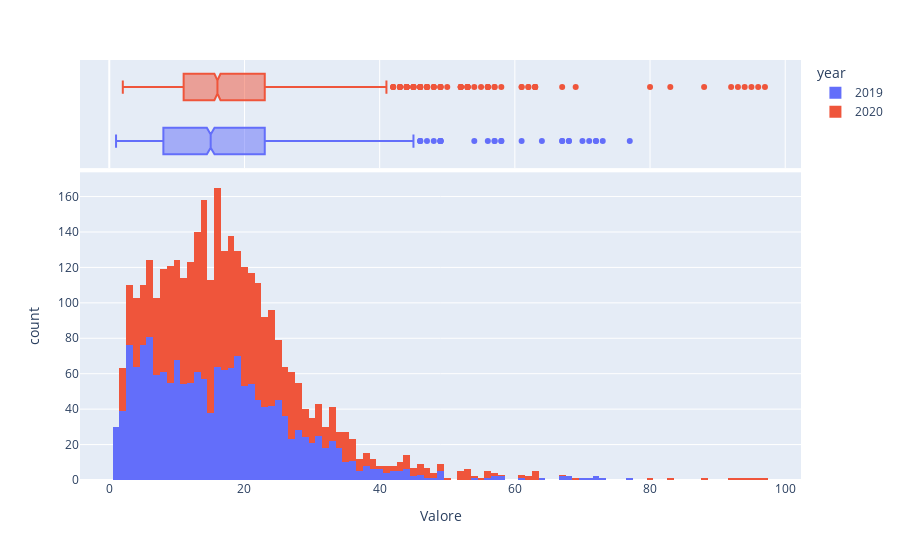

The notebook cell saved with this chart:
### Code cell
fig = px.histogram(d1920, x="Valore", color="year", marginal="box")
# fig.update_traces(quartilemethod="exclusive") # or "inclusive", or "linear" by default
fig.show()

### Figure 1 — Plotly figure (JSON) as saved in the notebook; plotly's stock layout.template omitted (floating-point values rounded to 4 significant figures; data arrays with more than 128 entries replaced by an {"elided": "..."} marker saying what was removed)
{"data": [{"alignmentgroup": "True", "bingroup": "x", "hovertemplate": "year=2019<br>Valore=%{x}<br>count=%{y}<extra></extra>", "legendgroup": "2019", "marker": {"color": "#636efa", "pattern": {"shape": ""}}, "name": "2019", "offsetgroup": "2019", "orientation": "v", "showlegend": true, "type": "histogram", "x": {"elided": "1724 int values"}, "xaxis": "x", "yaxis": "y"}, {"alignmentgroup": "True", "hovertemplate": "year=2019<br>Valore=%{x}<extra></extra>", "legendgroup": "2019", "marker": {"color": "#636efa"}, "name": "2019", "notched": true, "offsetgroup": "2019", "showlegend": false, "type": "box", "x": {"elided": "1724 int values"}, "xaxis": "x2", "yaxis": "y2"}, {"alignmentgroup": "True", "bingroup": "x", "hovertemplate": "year=2020<br>Valore=%{x}<br>count=%{y}<extra></extra>", "legendgroup": "2020", "marker": {"color": "#EF553B", "pattern": {"shape": ""}}, "name": "2020", "offsetgroup": "2020", "orientation": "v", "showlegend": true, "type": "histogram", "x": {"elided": "1735 int values"}, "xaxis": "x", "yaxis": "y"}, {"alignmentgroup": "True", "hovertemplate": "year=2020<br>Valore=%{x}<extra></extra>", "legendgroup": "2020", "marker": {"color": "#EF553B"}, "name": "2020", "notched": true, "offsetgroup": "2020", "showlegend": false, "type": "box", "x": {"elided": "1735 int values"}, "xaxis": "x2", "yaxis": "y2"}], "layout": {"barmode": "relative", "legend": {"title": {"text": "year"}, "tracegroupgap": 0}, "margin": {"t": 60}, "xaxis": {"anchor": "y", "domain": [0, 1], "title": {"text": "Valore"}}, "xaxis2": {"anchor": "y2", "domain": [0, 1], "matches": "x", "showgrid": true, "showticklabels": false}, "yaxis": {"anchor": "x", "domain": [0, 0.7326], "title": {"text": "count"}}, "yaxis2": {"anchor": "x2", "domain": [0.7426, 1], "matches": "y2", "showgrid": false, "showline": false, "showticklabels": false, "ticks": ""}}}
